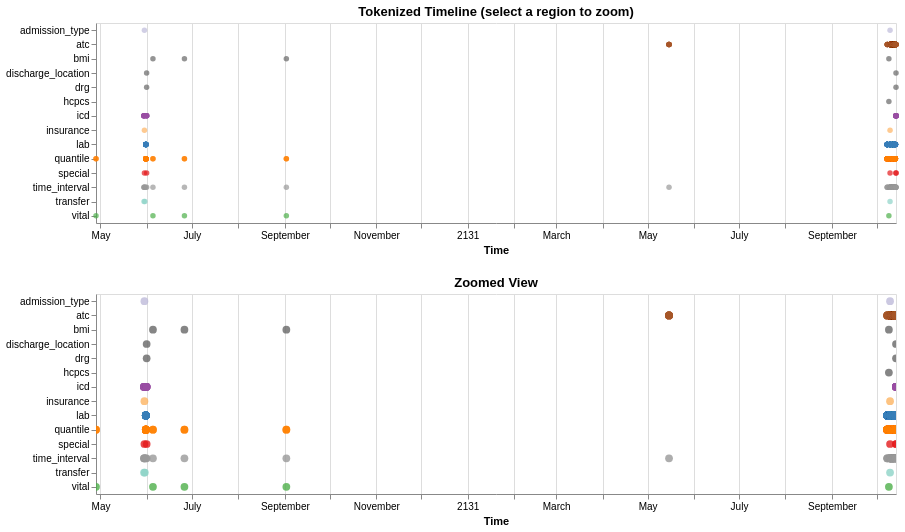

This figure's notebook cell:
### Markdown cell above
## Tokenized Timeline

### Code cell
# Color by category
category_colors = {
    "special": "#e41a1c",
    "time_interval": "#999999",
    "quantile": "#ff7f00",
    "lab": "#377eb8",
    "vital": "#4daf4a",
    "icd": "#984ea3",
    "atc": "#a65628",
    "diagnosis": "#984ea3",
    "procedure": "#f781bf",
    "hospital_admission": "#e41a1c",
    "transfer": "#8dd3c7",
    "admission_type": "#bebada",
    "insurance": "#fdb462",
    "sofa": "#b3de69",
}

categories = timeline_df["category"].unique().sort().to_list()
colors = [category_colors.get(c, "#666666") for c in categories]

# Interactive timeline: tokens by position, colored by category
selection = alt.selection_interval(encodings=["x"])

base = alt.Chart(timeline_df.to_pandas()).encode(
    x=alt.X("timestamp:T", title="Time"),
    y=alt.Y("category:N", title=None, sort=categories),
    color=alt.Color("category:N", scale=alt.Scale(domain=categories, range=colors), legend=None),
    tooltip=["position:Q", "token:N", "category:N", "timestamp:T"],
)

overview = base.mark_circle(size=30, opacity=0.7).properties(
    width=800, height=200, title="Tokenized Timeline (select a region to zoom)"
).add_params(selection)

detail = base.mark_circle(size=60, opacity=0.8).encode(
    x=alt.X("timestamp:T", title="Time", scale=alt.Scale(domain=selection)),
).properties(width=800, height=200, title="Zoomed View")

overview & detail

### Figure 1 — Vega-Lite specification as saved in the notebook (floating-point values rounded to 4 significant figures; data arrays with more than 128 entries replaced by an {"elided": "..."} marker saying what was removed)
{"config": {"view": {"continuousWidth": 300, "continuousHeight": 300}}, "vconcat": [{"mark": {"type": "circle", "opacity": 0.7, "size": 30}, "encoding": {"color": {"field": "category", "legend": null, "scale": {"domain": ["admission_type", "atc", "bmi", "discharge_location", "drg", "hcpcs", "icd", "insurance", "lab", "quantile", "special", "time_interval", "transfer", "vital"], "range": ["#bebada", "#a65628", "#666666", "#666666", "#666666", "#666666", "#984ea3", "#fdb462", "#377eb8", "#ff7f00", "#e41a1c", "#999999", "#8dd3c7", "#4daf4a"]}, "type": "nominal"}, "tooltip": [{"field": "position", "type": "quantitative"}, {"field": "token", "type": "nominal"}, {"field": "category", "type": "nominal"}, {"field": "timestamp", "type": "temporal"}], "x": {"field": "timestamp", "title": "Time", "type": "temporal"}, "y": {"field": "category", "sort": ["admission_type", "atc", "bmi", "discharge_location", "drg", "hcpcs", "icd", "insurance", "lab", "quantile", "special", "time_interval", "transfer", "vital"], "title": null, "type": "nominal"}}, "height": 200, "name": "view_c7cbe1fdc1a242be_0", "title": "Tokenized Timeline (select a region to zoom)", "width": 800}, {"mark": {"type": "circle", "opacity": 0.8, "size": 60}, "encoding": {"color": {"field": "category", "legend": null, "scale": {"domain": ["admission_type", "atc", "bmi", "discharge_location", "drg", "hcpcs", "icd", "insurance", "lab", "quantile", "special", "time_interval", "transfer", "vital"], "range": ["#bebada", "#a65628", "#666666", "#666666", "#666666", "#666666", "#984ea3", "#fdb462", "#377eb8", "#ff7f00", "#e41a1c", "#999999", "#8dd3c7", "#4daf4a"]}, "type": "nominal"}, "tooltip": [{"field": "position", "type": "quantitative"}, {"field": "token", "type": "nominal"}, {"field": "category", "type": "nominal"}, {"field": "timestamp", "type": "temporal"}], "x": {"field": "timestamp", "scale": {"domain": {"param": "param_c97a99acfc68b794"}}, "title": "Time", "type": "temporal"}, "y": {"field": "category", "sort": ["admission_type", "atc", "bmi", "discharge_location", "drg", "hcpcs", "icd", "insurance", "lab", "quantile", "special", "time_interval", "transfer", "vital"], "title": null, "type": "nominal"}}, "height": 200, "title": "Zoomed View", "width": 800}], "data": {"name": "data-f034a2e035bef583e2eb13bb0753ec89"}, "params": [{"name": "param_c97a99acfc68b794", "select": {"type": "interval", "encodings": ["x"]}, "views": ["view_c7cbe1fdc1a242be_0"]}], "$schema": "https://vega.github.io/schema/vega-lite/v6.1.0.json", "datasets": {"data-f034a2e035bef583e2eb13bb0753ec89": {"elided": "697 records"}}}
